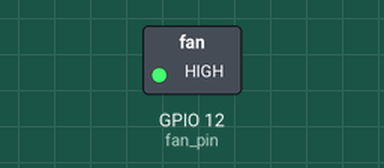
Simulated run of this program. Board: Raspberry Pi (BCM pin numbers). Shown: switched loads named in the program (green lamp = pin HIGH). What the program prints to the terminal is not drawn. At 11.4 s the program stops and its outputs stay as they are.

Above: at 0.1 s.
At 11.4 s:
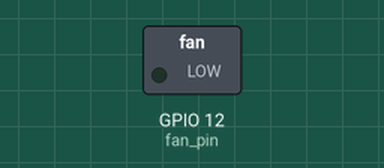
Timing chart, 0 to 12.9 s (numbered marks = the images above):
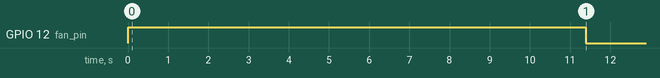

The program:

run_fan.py
```python
import RPi.GPIO as GPIO
import time

fan_pin = 12

GPIO.setmode(GPIO.BCM)
GPIO.setup(fan_pin, GPIO.OUT)

for i in range(100000):
    print(i)
    GPIO.output(fan_pin, GPIO.HIGH)
#    GPIO.output(fan_pin, GPIO.LOW)

GPIO.cleanup()
```

Measured:
- by itself, GPIO 12 (fan_pin): LOW → HIGH at 0.00 s, → LOW 11.4 s later
